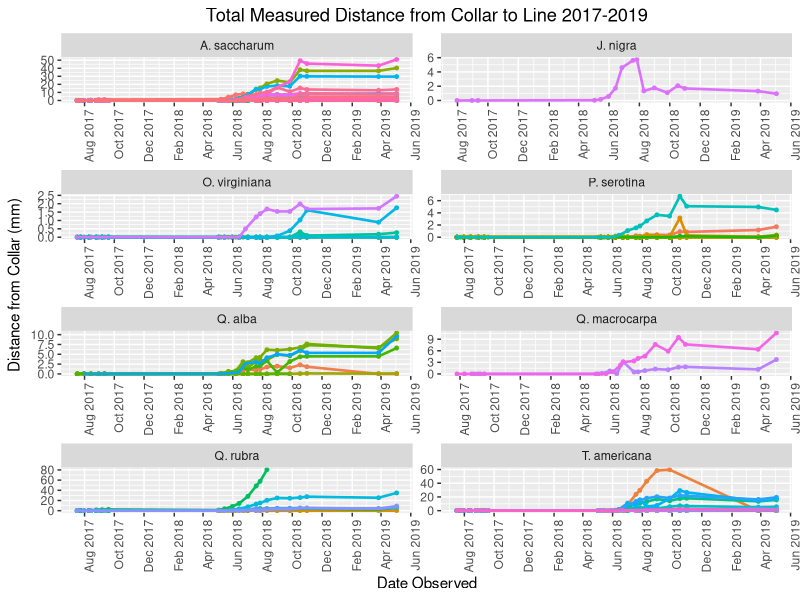
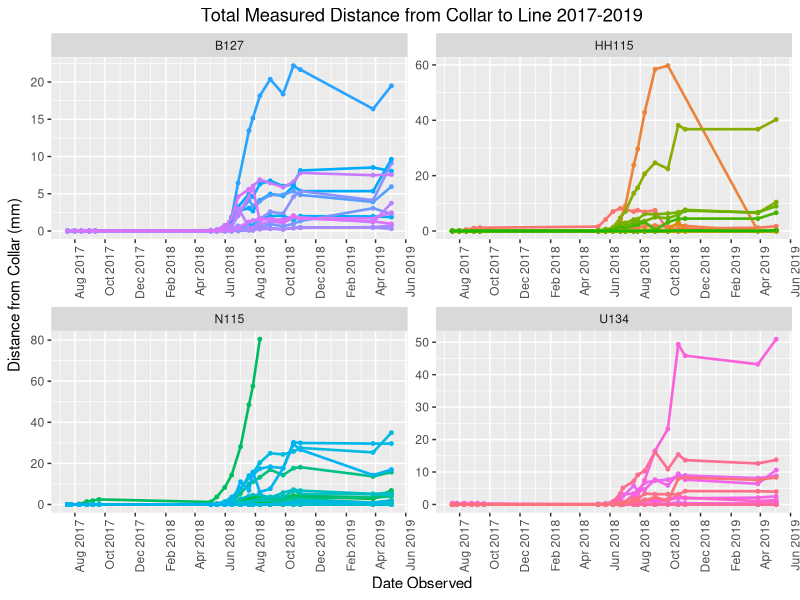
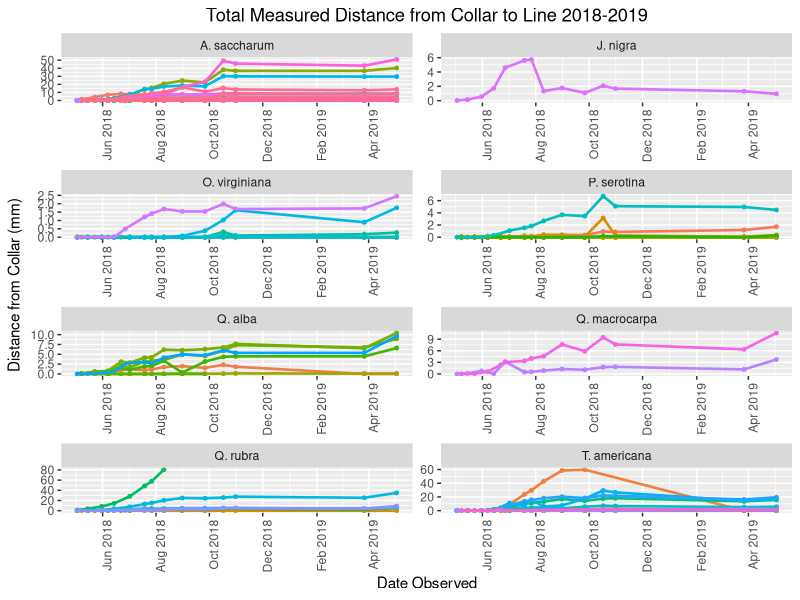
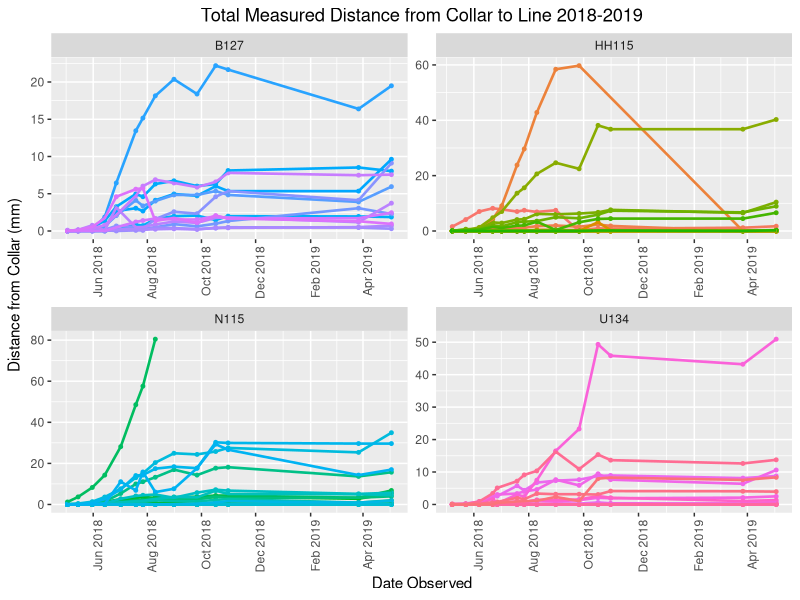
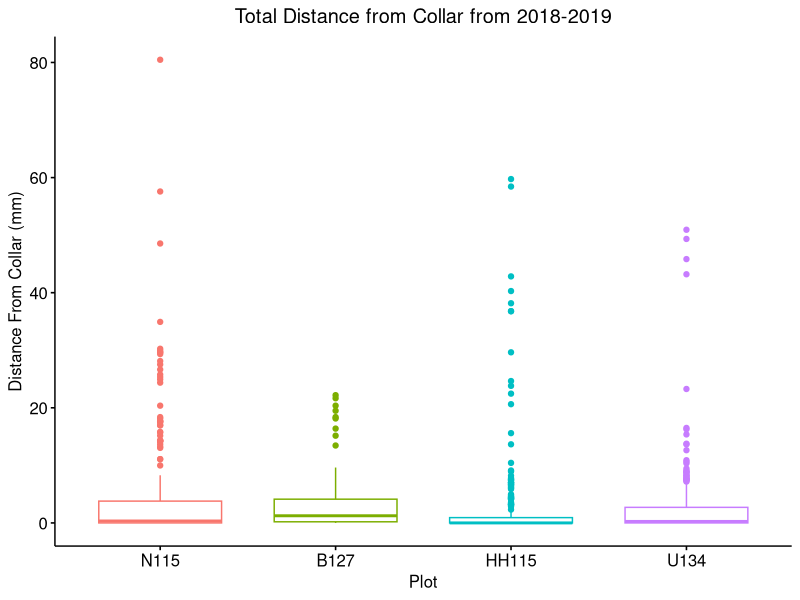
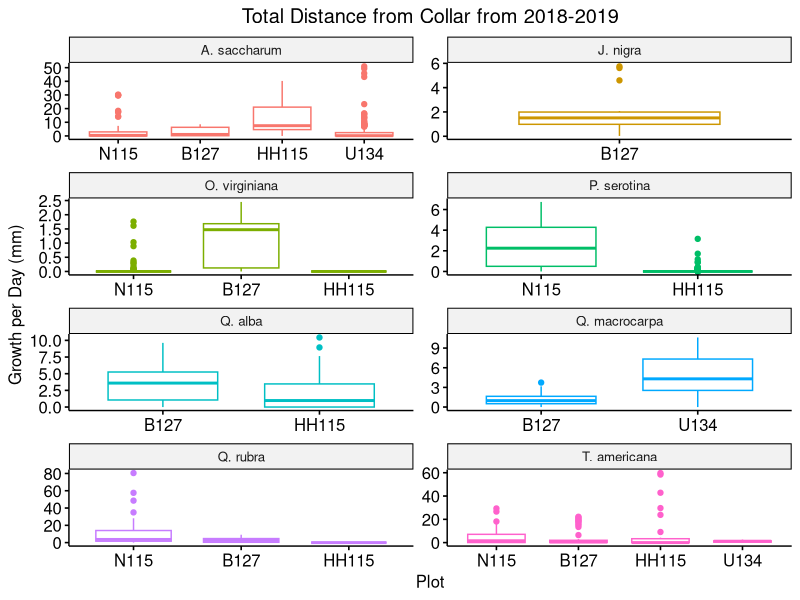
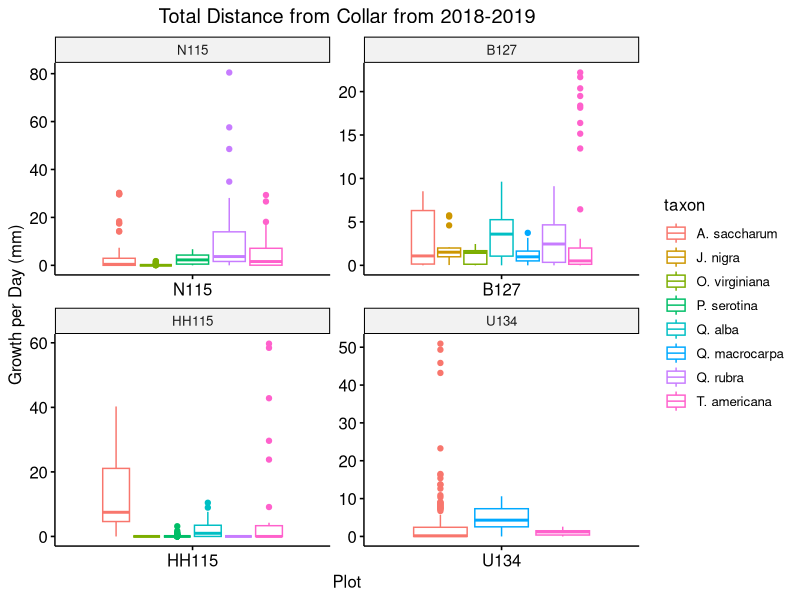
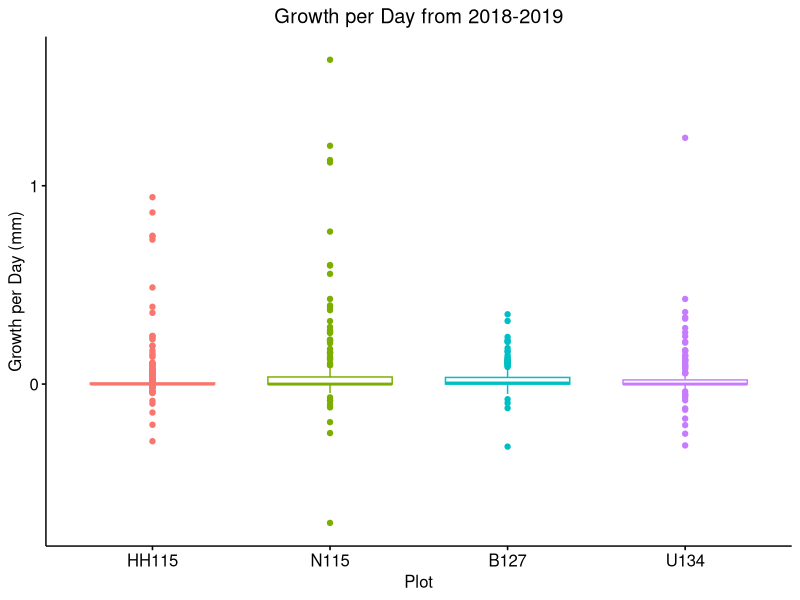

Source code (R) for these figures, in order:
library(ggplot2) #Load necessary libraries
library(scales)
library(dplyr)
library("ggpubr")

#Reading in data and formatting dates
setwd("~/GitHub/EastWoods-MonitoringPlots/DendrometerBands/Raw_data")
dendroband <- read.csv("DendrobandObservations_EastWoods.csv", na.strings=c("", "negative", "9999.00", "999.00","9999", "999")) #read in data file
dendroband$date_observed <- as.Date(dendroband$date_observed, format="%m/%d/%Y") #Format dates as dates

#Changing species names for easier graphing
dendroband$taxon <- dendroband$species
dendroband$taxon <- recode(dendroband$species, alba = "Q. alba", 
              americana = "T. americana", 
              macrocarpa = "Q. macrocarpa",
              nigra = "J. nigra",
              rubra = "Q. rubra",
              saccharum = "A. saccharum",
              serotina = "P. serotina",
              virginiana = "O. virginiana")

#summarizing data and data types
summary(dendroband) 
str(dendroband)

#Order by date observed
dendroband <- dendroband[order(dendroband$date_observed),] #sort dataframe by date of measurement

#Diameter
dendroband$dist_from_collar <- dendroband$dist_from_collar / pi #convert circumference to diameter in the dataframe



#subtract minimum for each tree to offset bands settling
for(id in unique(dendroband$id)){ #for each tree
  dendroband[which(dendroband$id == id),]$dist_from_collar <- 
    dendroband[which(dendroband$id == id),]$dist_from_collar -
    min(dendroband[which(dendroband$id == id),]$dist_from_collar, na.rm = TRUE) #subtract the minimum from each measurement
}

#Basal area (mm^2) 
dendroband$dist_from_collar <- pi * ((dendroband$dist_from_collar / 2) ^2)

#Convert diameter/area to growth (mm/day) - use difftime to get days between each measurement
growth_df1 <- data.frame() #create empty df for rbinding

for (id in unique(dendroband$id)){ #for each tree
  
  dates <- dendroband[which(dendroband$id == id),]$date_observed #get observation dates
  obs <- dendroband[which(dendroband$id == id),]$dist_from_collar #get measurements
  seq_1 <- seq(2, length(dates)) #create sequence for selecting dates to subtract
  seq_2 <- seq_1 + 1 #create sequence for selecting dates to subtract from
  
  id_df <- dendroband[which(dendroband$id==id),][3:(length(dates)),][,1:which(colnames(dendroband) == "id")] #create df with metadata
  
  date_diff <- list() #create empty list for number of days
  obs_diff <- list() #create empty list for mm grown
  
  for (d in 1:(length(dates) - 2)){ #for each date difference (remembering that the 1st date is considered not reliable)
    diff <- difftime(dates[seq_2[d]], dates[seq_1[d]], units = c("days")) #calculate difference between two dates
    date_diff <- append(date_diff, as.numeric(diff), after = length(date_diff)) #append days between observations to list
    
    
    dist_diff <- obs[seq_2[d]] - obs[seq_1[d]] #calculate difference between measurements
    obs_diff <- append(obs_diff, dist_diff, after = length(obs_diff)) #append measurement differences to list
    
    
  }
 
  growth <- as.numeric(obs_diff) / as.numeric(date_diff) #Divide mm distance by number of days to get mm/day
  id_df <- do.call(cbind, list(id_df,growth)) #add growth measurements to new column combined with metadata  
  colnames(id_df)[length(id_df)] <- "mm_day" #Change column name
  growth_df1 <- rbind(growth_df1, id_df) #add growth df for each individual tree to a single df
  
}

#2017 data was noisy. Creating subset starting at 2018
dendroband$date_observed <- as.POSIXct(dendroband$date_observed, format="%Y-%m-%d")
after2017 <- subset(dendroband, date_observed > "2018-01-01")


##############

#Plot distance

##############



#Plotting total distance by species 2017-2019
png("~/GitHub/EastWoods-MonitoringPlots/DendrometerBands/Figures//EWDendoband_TotalDistanceFromCollar_2017-2019.png")
ggplot(data=dendroband[!is.na(dendroband$dist_from_collar),]) + #Set basic plot parameters
  geom_point(aes(x=date_observed, y=dist_from_collar, group = id, col = as.factor(id)), size=1) + #Add points
  geom_line(aes(x=date_observed, y=dist_from_collar, group = id, col = as.factor(id)), size=.9) + #Specify line graph
  theme(legend.position = "none",  axis.text.x = element_text(angle = 90, hjust = 1), 
        plot.title = element_text(hjust=0.5)) + 
  ylab(expression("Distance from Collar (mm)"))+
  xlab(expression("Date Observed")) +
  ggtitle("Total Measured Distance from Collar to Line 2017-2019") +
  scale_x_datetime(date_breaks = "2 months", labels = date_format("%b %Y"))+
  scale_color_discrete() +
  facet_wrap(~taxon, ncol=2, scales = "free") #Specify panels
dev.off()

#Plotting distance by plot 2017-2019
png("~/GitHub/EastWoods-MonitoringPlots/DendrometerBands/Figures//EWDendoband_TotalDistanceFromCollar_byPlot_2017-2019.png")
ggplot(data=dendroband[!is.na(dendroband$dist_from_collar),]) + #Set basic plot parameters
  geom_point(aes(x=date_observed, y=dist_from_collar, group = id, col = as.factor(id)), size=1) + #Add points
  geom_line(aes(x=date_observed, y=dist_from_collar, group = id, col = as.factor(id)), size=.9) + #Specify line graph
  theme(legend.position = "none",  axis.text.x = element_text(angle = 90, hjust = 1), 
        plot.title = element_text(hjust=0.5)) + 
  ylab(expression("Distance from Collar (mm)"))+
  xlab(expression("Date Observed")) +
  ggtitle("Total Measured Distance from Collar to Line 2017-2019") +
  scale_x_datetime(date_breaks = "2 months", labels = date_format("%b %Y"))+
  scale_color_discrete() +
  facet_wrap(~plot, scales = "free") #Specify panels
dev.off()





#Plotting total distance by species 2018-2019
png("~/GitHub/EastWoods-MonitoringPlots/DendrometerBands/Figures//EWDendoband_TotalDistanceFromCollar_2018-2019.png")
ggplot(data=after2017[!is.na(after2017$dist_from_collar),]) + #Set basic plot parameters
  geom_point(aes(x=date_observed, y=dist_from_collar, group = id, col = as.factor(id)), size=1) + #Add points
  geom_line(aes(x=date_observed, y=dist_from_collar, group = id, col = as.factor(id)), size=.9) + #Specify line graph
  theme(legend.position = "none",  axis.text.x = element_text(angle = 90, hjust = 1),
        plot.title = element_text(hjust=0.5)) + #legend and label parameters
  ylab(expression("Distance from Collar (mm)"))+
  xlab(expression("Date Observed")) +
  ggtitle("Total Measured Distance from Collar to Line 2018-2019") +
  scale_x_datetime(date_breaks = "2 months", labels = date_format("%b %Y"))+
  scale_color_discrete() +
  facet_wrap(~taxon, ncol=2, scales = "free") #Specify panels
dev.off()

#Plotting distance by plot 2018-2019
png("~/GitHub/EastWoods-MonitoringPlots/DendrometerBands/Figures//EWDendoband_TotalDistanceFromCollar_byPlot_2018-2019.png")
ggplot(data=after2017[!is.na(after2017$dist_from_collar),]) + #Set basic plot parameters
  geom_point(aes(x=date_observed, y=dist_from_collar, group = id, col = as.factor(id)), size=1) + #Add points
  geom_line(aes(x=date_observed, y=dist_from_collar, group = id, col = as.factor(id)), size=.9) + #Specify line graph
  theme(legend.position = "none",  axis.text.x = element_text(angle = 90, hjust = 1), 
        plot.title = element_text(hjust=0.5)) + 
  ylab(expression("Distance from Collar (mm)"))+
  xlab(expression("Date Observed")) +
  ggtitle("Total Measured Distance from Collar to Line 2018-2019") +
  scale_x_datetime(date_breaks = "2 months", labels = date_format("%b %Y"))+
  scale_color_discrete() +
  facet_wrap(~plot, scales = "free") #Specify panels
dev.off()

#Boxplot showing total distance from collar by each plot for 2018-2019
png("~/GitHub/EastWoods-MonitoringPlots/DendrometerBands/Figures//EWDendoband_TotalDistancefromCollar_Boxplot_ByPlot.png")
ggboxplot(after2017, x = "plot", y = "dist_from_collar", 
          color = "plot",
          legend = "none",
          ylab = "Distance From Collar (mm)", xlab = "Plot", 
          title = "Total Distance from Collar from 2018-2019")+
  theme(legend.position = "none", plot.title = element_text(hjust=0.5)) #Specify panels
dev.off()


#Boxplot showing how each species compares across plots
png("~/GitHub/EastWoods-MonitoringPlots/DendrometerBands/Figures//EWDendoband_TotalDistancefromCollar_Boxplot_PlotVsSpecies.png")
ggboxplot(after2017, x = "plot", y = "dist_from_collar", 
          color = "taxon",
          legend = "none",
          ylab = "Growth per Day (mm)", xlab = "Plot", 
          title = "Total Distance from Collar from 2018-2019")+
  facet_wrap(~taxon, ncol=2, scales = "free")+
  theme(legend.position = "none", plot.title = element_text(hjust=0.5)) #Specify panels
dev.off()

#Showing within plot comparisons of species
png("~/GitHub/EastWoods-MonitoringPlots/DendrometerBands/Figures//EWDendoband_TotalDistancefromCollar_Boxplot_ByPlot.png")
ggboxplot(after2017, x = "plot", y = "dist_from_collar", 
          color = "taxon",
          legend = "none",
          ylab = "Growth per Day (mm)", xlab = "Plot", 
          title = "Total Distance from Collar from 2018-2019")+
  facet_wrap(~plot, ncol=2, scales = "free")+
  theme(legend.position = "right", plot.title = element_text(hjust=0.5)) #Specify panels
dev.off()




####################

#Plot growth in mm/day

####################

#Changing species names for easier graphing
growth_df1$taxon <- growth_df1$species
growth_df1$taxon <- recode(growth_df1$species, alba = "Q. alba", 
                           americana = "T. americana", 
                           macrocarpa = "Q. macrocarpa",
                           nigra = "J. nigra",
                           rubra = "Q. rubra",
                           saccharum = "A. saccharum",
                           serotina = "P. serotina",
                           virginiana = "O. virginiana")
#subsetting data for 2018-2019
growth_df2 <- na.omit(growth_df1)
growth_df2$date_observed <- as.POSIXct(growth_df2$date_observed, format="%Y-%m-%d")
growth_df3 <- subset(growth_df2, date_observed > "2018-01-01")


#Boxplot showing total growth per day compared across plots
png("~/GitHub/EastWoods-MonitoringPlots/DendrometerBands/Figures//EWDendoband_GrowthPerDay2018-2019_Boxplot_PlotsvsSpecies.png")
ggboxplot(growth_df3, x = "plot", y = "mm_day", 
          color = "plot",
          legend = "none",
          ylab = "Growth per Day (mm)", xlab = "Plot", 
          title = "Growth per Day from 2018-2019")+
  theme(legend.position = "none", plot.title = element_text(hjust=0.5)) #Specify panels
dev.off()


#Showing comparison of growth per day from 2018-2019 of species across plots
png("~/GitHub/EastWoods-MonitoringPlots/DendrometerBands/Figures//EWDendoband_GrowthPerDay2018-2019_Boxplot_PlotsvsSpecies.png")
ggboxplot(growth_df3, x = "plot", y = "mm_day", 
          color = "taxon",
          legend = "none",
          ylab = "Growth per Day (mm)", xlab = "Plot", 
          title = "Growth per Day from 2018-2019")+
  facet_wrap(~taxon, ncol=2, scales = "free")+
  theme(legend.position = "none", plot.title = element_text(hjust=0.5)) #Specify panels
dev.off()


tapply(growth_df3$mm_day, growth_df3$plot, mean)
tapply(growth_df3$mm_day, growth_df3$plot, sd)
res.aov <- aov(mm_day ~ plot, data = growth_df2)
summary(res.aov)


# Growth per day from 2017-2019
png("~/GitHub/EastWoods-MonitoringPlots/DendrometerBands/Figures//EWDendoband_GrowthPerDay_2017-2019_BySpecies.png")
ggplot(data=growth_df2) + #Set basic plot parameters
  geom_point(aes(x=date_observed, y=mm_day, group = id, col = as.factor(id)), size=1) + #Add points
  geom_line(aes(x=date_observed, y=mm_day, group = id, col = as.factor(id)), size=.9) + #Specify line graph
  theme(legend.position = "none",  axis.text.x = element_text(angle = 90, hjust = 1), 
        plot.title = element_text(hjust=0.5)) + 
  ylab(expression("Growth (mm)"))+
  ggtitle("Growth per day (mm) 2017-2019") +
  scale_color_discrete()+ #Specify color scheme
  scale_x_datetime(date_breaks = "2 months", labels = date_format("%b %Y"))+
  facet_wrap(~taxon, ncol=2, scales = "free") #Specify panels
#scale_y_continuous(breaks=c(0.00, 5.00, 10.00)) #Set y axis scale
dev.off()


# Growth per day for subset from 2018-2019
png("~/GitHub/EastWoods-MonitoringPlots/DendrometerBands/Figures//EWDendoband_GrowthPerDay_2018-2019_BySpecies.png")
ggplot(data=growth_df3) + #Set basic plot parameters
  geom_point(aes(x=date_observed, y=mm_day, group = id, col = as.factor(id)), size=1) + #Add points
  geom_line(aes(x=date_observed, y=mm_day, group = id, col = as.factor(id)), size=.9) + #Specify line graph
  theme(legend.position = "none",  axis.text.x = element_text(angle = 90, hjust = 1), 
        plot.title = element_text(hjust=0.5)) + 
  ylab(expression("Growth (mm)"))+
  ggtitle("Growth per day (mm) 2018-2019") +
  scale_color_discrete()+ #Specify color scheme
  scale_x_datetime(date_breaks = "2 months", labels = date_format("%b %Y"))+
  facet_wrap(~taxon, ncol=2, scales = "free") #Specify panels
  #scale_y_continuous(breaks=c(0.00, 5.00, 10.00)) #Set y axis scale
dev.off()

